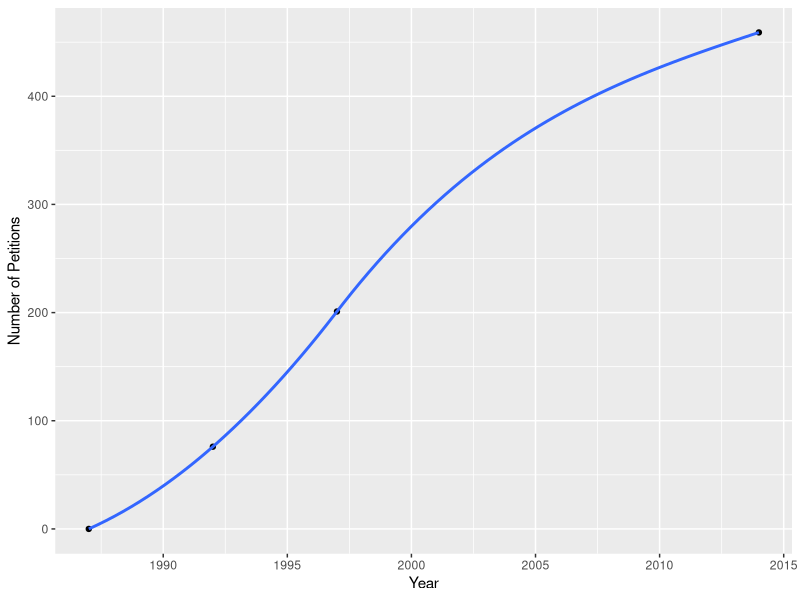
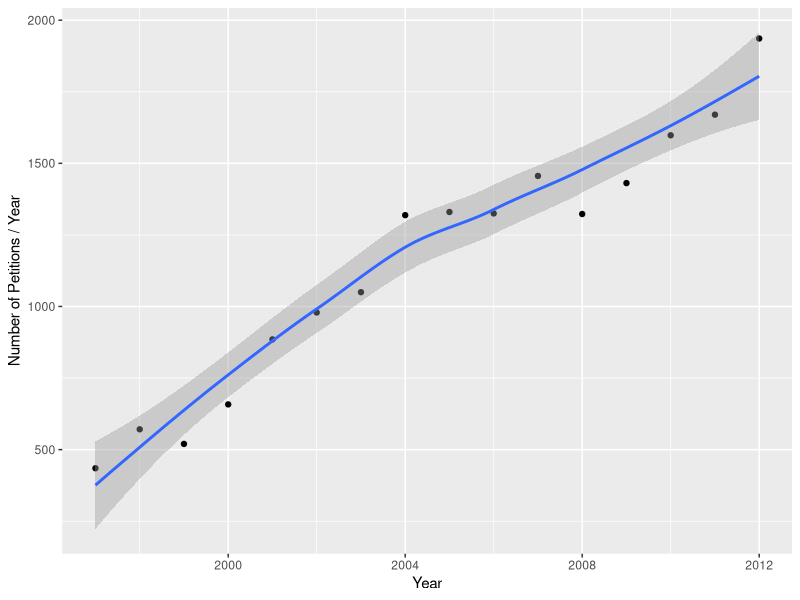
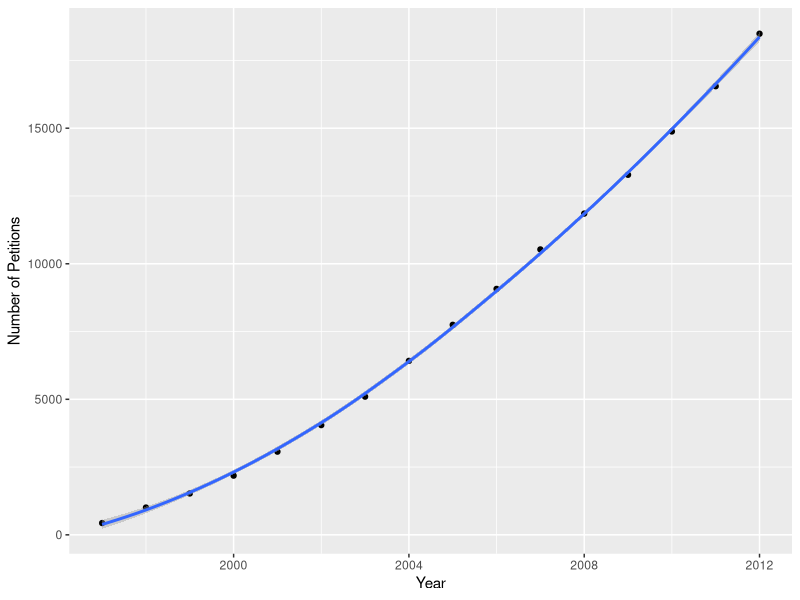

These charts were generated, in order, by the following R code:
# working directory

setwd("/Users/Jessica/Documents/Capstone")

complaints <- read.csv("complaints.csv")

library(ggplot2)

qplot(year, complaints, data=complaints, geom = c("point", "smooth"),span = 1,xlab="Year",ylab="Number of Petitions")

iachr_p <- read.csv("IACHR_ppy.csv")

qplot(Year, Petitions, data=iachr_p, geom = c("point", "smooth"),span = 1,xlab="Year",ylab="Number of Petitions / Year")

iachr_a <- read.csv("IACHR_ppy_a.csv")

qplot(Year, Accumulated, data=iachr_a, geom = c("point", "smooth"),span = 1,xlab="Year",ylab="Number of Petitions")
